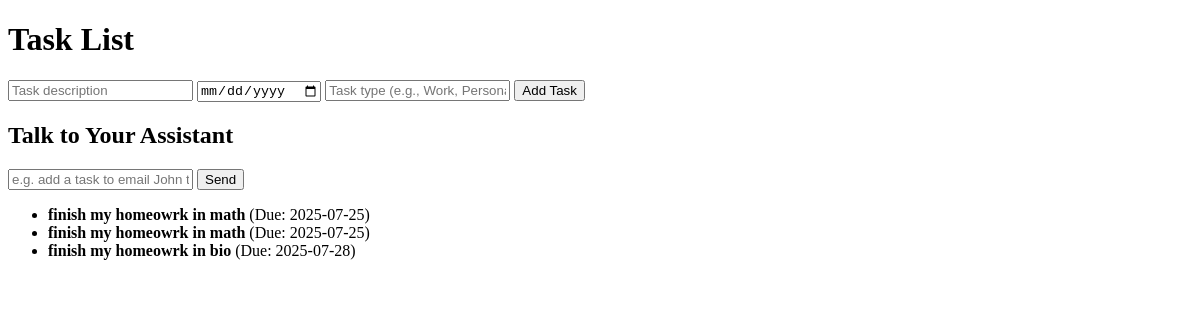
Before: / with the older database file.
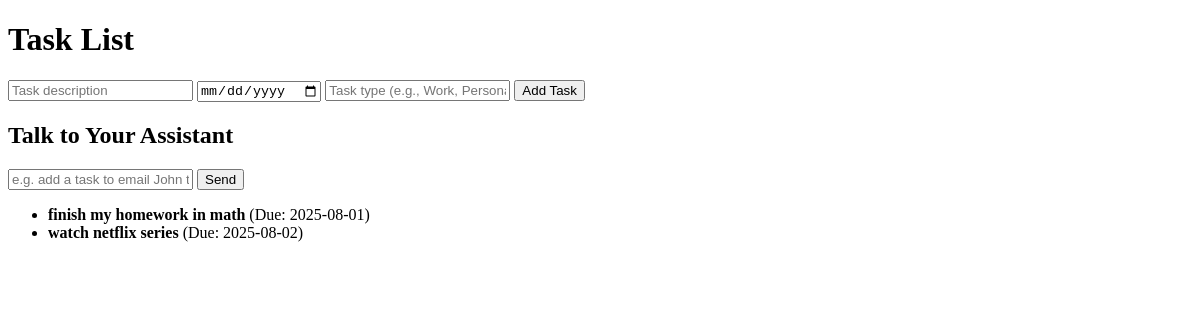
After: the same page with the newer database file.
### tables this page shows
CREATE TABLE tasks (
    id INTEGER PRIMARY KEY AUTOINCREMENT,
    description TEXT NOT NULL,
    deadline TEXT,
    type TEXT,
    completed INTEGER DEFAULT 0,
    created_at TIMESTAMP DEFAULT CURRENT_TIMESTAMP
);

### app/routes.py (the view)
@main.route('/')
def index():
    db = get_db()
    tasks = db.execute('SELECT * FROM tasks ORDER BY deadline').fetchall()
    prioritized = prioritize_tasks(tasks)
    return render_template('index.html', tasks=prioritized)

### app/db.py (called while the page is built)
def get_db():
    if 'db' not in g:
        g.db = sqlite3.connect(
            current_app.config['DATABASE'],
            detect_types=sqlite3.PARSE_DECLTYPES
        )
        g.db.row_factory = sqlite3.Row
    return g.db

### app/logic.py (called while the page is built)
def prioritize_tasks(tasks):
    def score(task):
        deadline = task['deadline']
        if deadline:
            try:
                deadline_date = datetime.strptime(deadline, '%Y-%m-%d')
            except ValueError:
                deadline_date = datetime.max
        else:
            deadline_date = datetime.max
        days_left = (deadline_date - datetime.now()).days
        deadline_score = max(0, 30 - days_left)
        type_score = 10 if task['type'] == 'Work' else 0
        return deadline_score + type_score
    incomplete = [t for t in tasks if t['completed'] == 0]
    return sorted(incomplete, key=score, reverse=True)

### templates/index.html (shortened to what this page needs)
<!DOCTYPE html>
<html>
<head>
</head>
<body>
    <h1>Task List</h1>
    <form action="/add" method="post">
        <input type="text" name="description" placeholder="Task description" required>
        <input type="date" name="deadline">
        <input type="text" name="type" placeholder="Task type (e.g., Work, Personal)">
        <button type="submit">Add Task</button>
    </form>
    <h2>Talk to Your Assistant</h2>
    <form action="/agent" method="post">
        <input type="text" name="query" placeholder="e.g. add a task to email John tomorrow" required>
        <button type="submit">Send</button>
    </form>
    <ul>
        {% for task in tasks %}
            <li>
                <strong>{{ task['description'] }}</strong>
                {% if task['deadline'] %} (Due: {{ task['deadline'] }}) {% endif %}
            </li>
        {% else %}
            <li>No tasks yet.</li>
        {% endfor %}
    </ul>
</body>
</html>

Changed rows visible on the page:
removed tasks: description "finish my homeowrk in math", deadline "2025-07-25"
removed tasks: description "finish my homeowrk in math", deadline "2025-07-25"
removed tasks: description "finish my homeowrk in bio", deadline "2025-07-28"
now on this page (row edited): tasks: description "finish my homework in math", deadline "2025-08-01"
now on this page (row edited): tasks: description "watch netflix series", deadline "2025-08-02"
